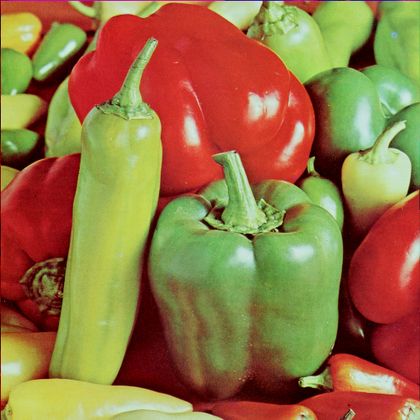
%> input picture Test Images/512x512color.bmp, 420 x 420 px, shrunk from 512 x 512 before the run
$ octave main.m   (GNU Octave 9; MATLAB toolbox functions it lacks are replaced by stand-ins)
%> lines starting %> are read from the running program, lines starting %| are printed output that depends on the picture
### crc32.m
function [ crc ] = crc32( data )
%crc32   Computes the CRC-32 checksum value of a byte vector.
%--------------------------------------------------------------------------
%   CRC = crc32(DATA) computes the CRC-32 checksum value of the data stored
%   in vector DATA. The elements of DATA are interpreted as unsigned bytes
%   (uint8). The result is an unsigned 32-bit integer (uint32). Polynomial
%   bit positions have been reversed, and the algorithm modified, in order
%   to improve performance.
%
% Initialize variables
crc  = uint32(hex2dec('FFFFFFFF'));
poly = uint32(hex2dec('EDB88320'));
data = uint8(data);

% Compute CRC-32 value
for i = 1:length(data)
    crc = bitxor(crc,uint32(data(i)));
    for j = 1:8
        mask = bitcmp(bitand(crc,uint32(1)));
        if mask == intmax('uint32'), mask = 0; else mask = mask+1; end
        crc = bitxor(bitshift(crc,-1),bitand(poly,mask));
    end
end
crc = bitcmp(crc);
end

### randStr.m
function [ m ] = randStr( strlen )
%UNTITLED2 Summary of this function goes here
%   Detailed explanation goes here
symbols = 'ABCDEFGHIJKLMNOPQRSTUVWXYZabcdefghijklmnopqrstuvwxyz0123456789';
numRands = length(symbols);
m = symbols( ceil(rand(1,strlen)*numRands) );
end

### main.m
%User input
prompt = 'Enter the filename: ';
%x = input(prompt);
filename = input(prompt,'s');
%> the answer given: Test Images/512x512color.bmp
disp(filename);
%filename2 = input(prompt)
%sssssssssssss
%generate random string
randString = randStr(20);
disp(randString)

%Returns height x width x 3 array
testImage = imread(filename);
%> testImage is the input picture: size 420x420x3 uint8; mean R, G, B 149.8, 115.6, 66.5

%Creates noise of diffrent type and intensity;
testImage2 = imnoise(testImage,'gaussian');
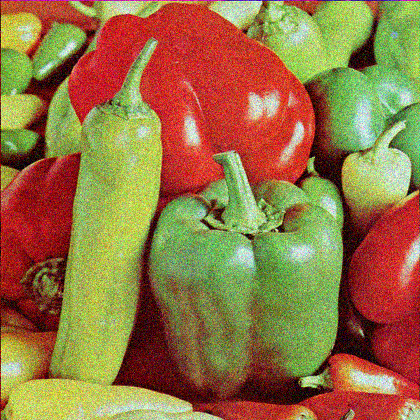
%> testImage2: size 420x420x3 uint8; mean R, G, B 149.7, 116.7, 67.7

disp(crc32(testImage))
%> the loop in crc32, `for i = 1:length(data)` made 420 passes
%> after the loop in crc32, `for i = 1:length(data)`: crc = 2491012745
%> in crc32, `crc = bitcmp(crc);`: crc = 1803954550
%| 1803954550
disp(crc32(testImage2))
%> the loop in crc32 (call 2), `for i = 1:length(data)` made 420 passes
%| 2860945485

% [7 lines of commented-out code are left out]
imshowpair(testImage,testImage2,'montage');
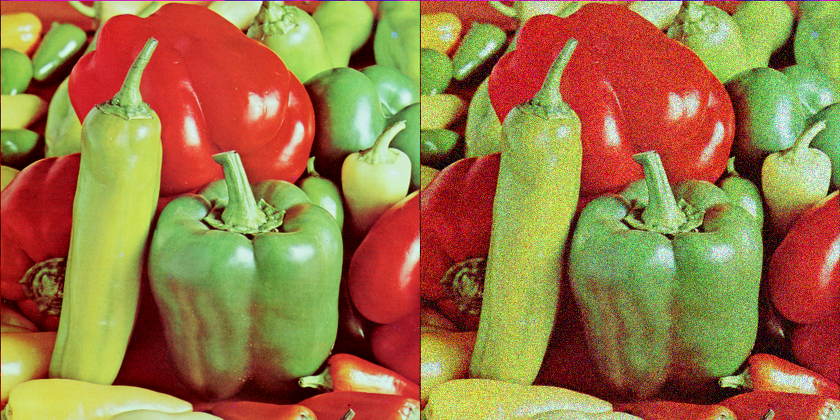
%> displayed picture: size 420x840x3, on the screen's scale of 0 to 255; mean R, G, B 153.8, 119.3, 68.9
%> the run ends on the next line


%Testing simulation using crc32 checksum
simulation;

$ run again, on Test Images/shipCollision.jpg
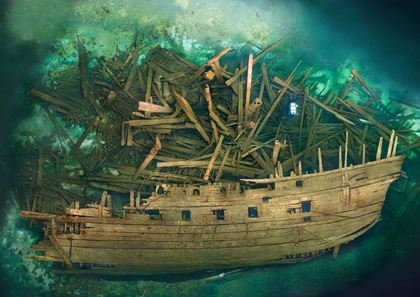
%> input picture Test Images/shipCollision.jpg, 420 x 297 px, shrunk from 1280 x 905 before the run
%> testImage is the input picture: size 297x420x3 uint8; mean R, G, B 67.4, 96.4, 73.8
%> `testImage2 = imnoise(testImage,'gaussian');`:
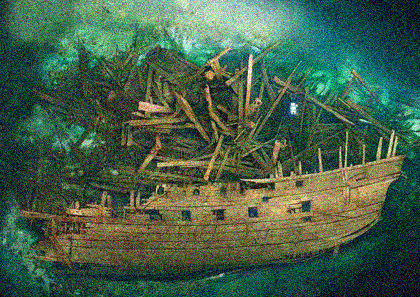
%> testImage2: size 297x420x3 uint8; mean R, G, B 69, 96.5, 74.1
%> the loop in crc32, `for i = 1:length(data)` made 420 passes
%> after the loop in crc32, `for i = 1:length(data)`: crc = 3587231414
%> in crc32, `crc = bitcmp(crc);`: crc = 707735881
%| 707735881
%> the loop in crc32 (call 2), `for i = 1:length(data)` made 420 passes
%| 1046758800
%> `imshowpair(testImage,testImage2,'montage');`:
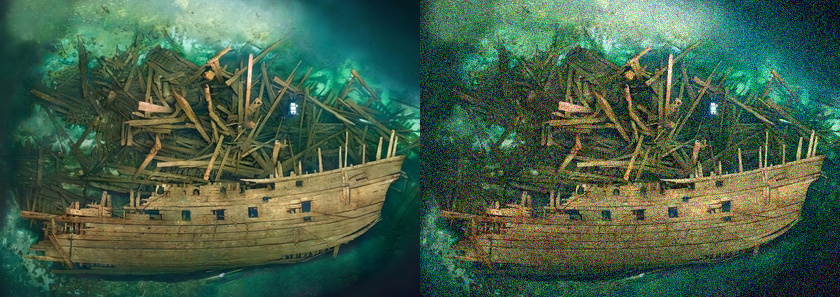
%> displayed picture: size 297x840x3, on the screen's scale of 0 to 255; mean R, G, B 68.2, 96.4, 74
